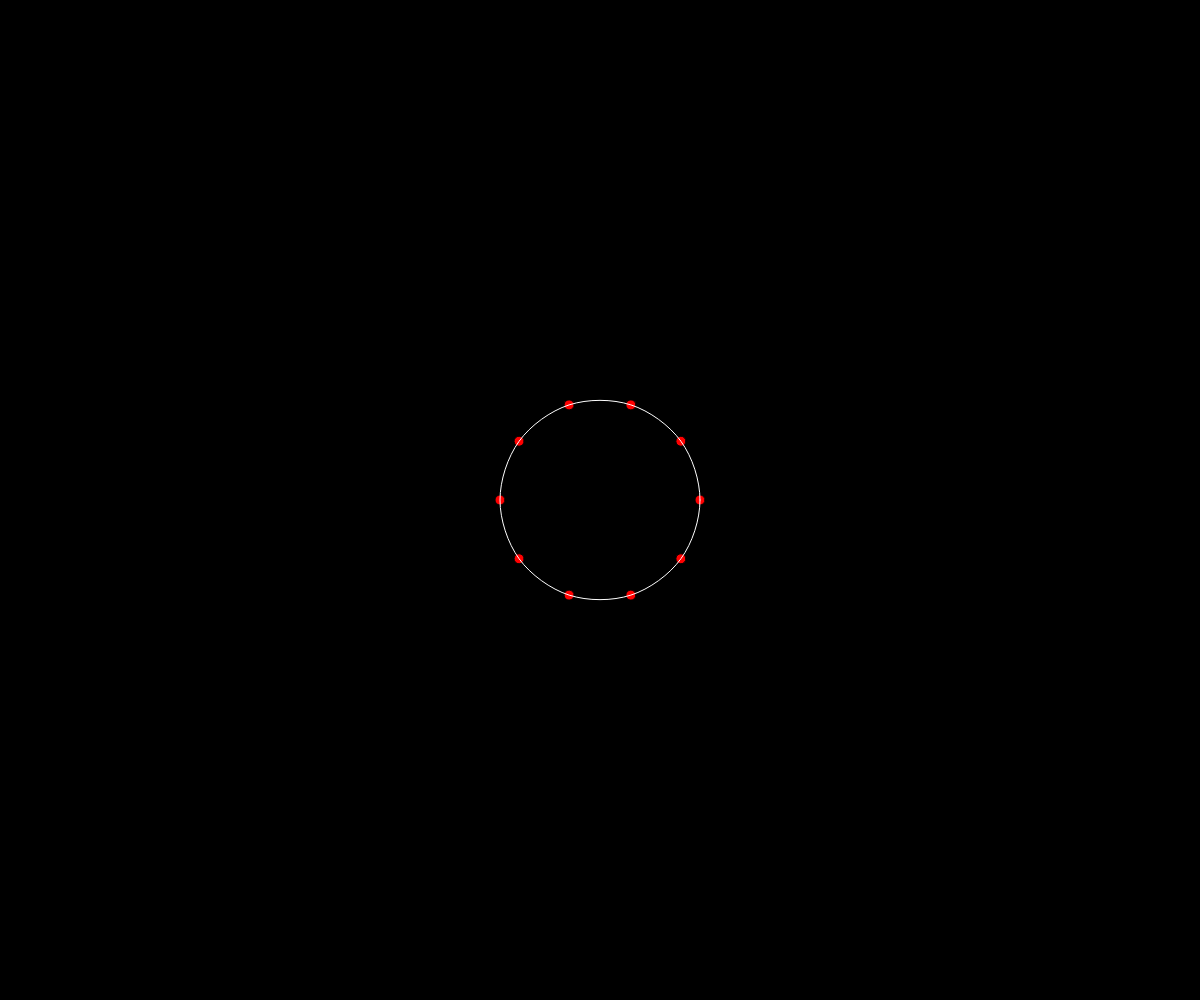
Frame 1 (no input)
Frame 60 (no input): identical to frame 1, image omitted
Frame 120 (the mouse pressed at the canvas centre since frame 60): identical to frame 1, image omitted

The p5.js sketch that drew this single still picture (run headless with seeded random() and noise() and a simulated clock; from frame 60 on, the mouse is pressed at the canvas centre):

// p5.js sketch
// ── sketch.js
let angle;
let xPos;
let yPos;
let numOfSegments = 10;
let step = 1;
let AngleCount = 3;
let points = []
let radius = 100;

function setup() {
  width = window.innerWidth;
  height = window.innerHeight;
  createCanvas(width, height);
  background(0);

  angle = radians(360/numOfSegments);

  for (let i = 0; i < numOfSegments; i++) {

    xPos = cos(angle*i)*radius;
    yPos = sin(angle*i)*radius;

    points.push(createVector(xPos,yPos));
  }
}

function draw() {
  background(0);
  
  push();
  translate(width/2, height/2);

  for (let i = 0; i < points.length; i++) {

    fill(255,0,0);
    ellipse(points[i].x , points[i].y, 10, 10);

  }

  for (let i = 0; i < points.length - 1; i++) {

    stroke(255);
    //line(points[i].x,points[i].y, points[i + 1].x, points[i + 1].y);

  }

  beginShape();
  curveVertex(points[points.length - 1].x, points[points.length - 1].y);
  for (let i = 0; i < points.length; i++) {
    noFill();
    stroke(255);
    curveVertex(points[i].x,points[i].y);
  }
  curveVertex(points[0].x,points[0].y);
  curveVertex(points[1].x,points[1].y);
  endShape();

  pop();
  
}
